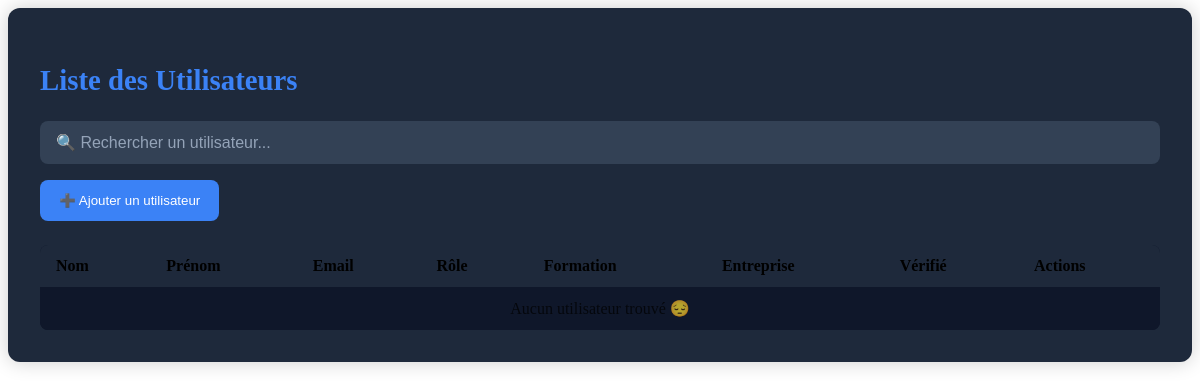
The page /vue/page_admin/Utilisateur.php on the database as committed earlier.
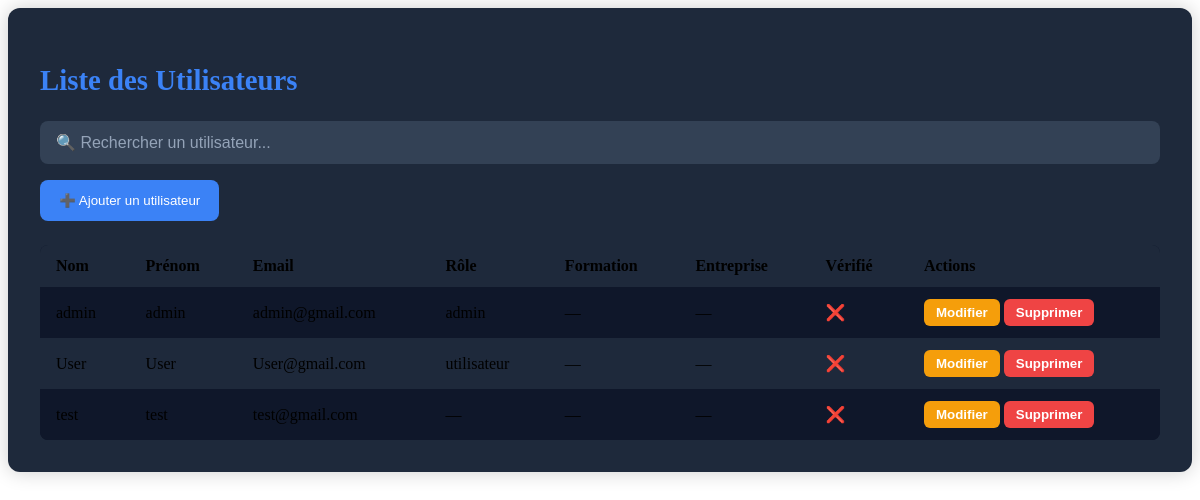
The same page on the database as committed later.
### tables this page shows
CREATE TABLE IF NOT EXISTS `utilisateur` (
  `id_utilisateur` int NOT NULL AUTO_INCREMENT,
  `nom` varchar(100) NOT NULL,
  `prenom` varchar(100) NOT NULL,
  `email` varchar(150) NOT NULL,
  `mdp` varchar(255) NOT NULL,
  `role` varchar(50) DEFAULT 'utilisateur',
  `specialite` varchar(100) DEFAULT NULL,
  `poste` varchar(100) DEFAULT NULL,
  `annee_promo` year DEFAULT NULL,
  `cv` blob,
  `motif_partenariat` text,
  `est_verifie` tinyint(1) DEFAULT '0',
  `ref_entreprise` int DEFAULT NULL,
  `ref_formation` int DEFAULT NULL,
  PRIMARY KEY (`id_utilisateur`),
  KEY `ref_entreprise` (`ref_entreprise`),
  KEY `ref_formation` (`ref_formation`)
);

### src/repository/UtilisateurRepository.php (called while the page is built, shortened)
<?php
class UtilisateurRepository
{
    private $bdd;
    public function __construct()
    {
        $this->bdd = new BDD();
    }
    public function listeUtilisateur()
    {
        $sql = 'SELECT * FROM utilisateur';
        $req = $this->bdd->getBdd()->prepare($sql);
        $req->execute();
        return $req->fetchAll(PDO::FETCH_ASSOC);
    }
}

### src/bdd/BDD.php (called while the page is built)
<?php
class BDD
{
    private $bdd;
    public function __construct()
    {
            $this->bdd = new PDO('mysql:host=localhost;dbname=projetlprs;charset=utf8', 'root', '');
    }
    public function getBDD()
    {
        return $this->bdd;
    }
}

### vue/page_admin/Utilisateur.php (the view, shortened to what this page needs)
<?php
require_once __DIR__ . '/../../src/repository/UtilisateurRepository.php';
require_once __DIR__ . '/../../src/bdd/BDD.php';
$repo = new UtilisateurRepository();
$listeUtilisateurs = $repo->listeUtilisateur();
?>
<div class="admin-container">
    <h2>Liste des Utilisateurs</h2>
    <input type="text" id="search" class="search-bar" placeholder="🔍 Rechercher un utilisateur..." onkeyup="filter()">
    <button class="btn-ajout" onclick="window.location.href='../vue/AjoutUtilisateur.php'">
        ➕ Ajouter un utilisateur
    </button>
    <table>
        <thead>
        <tr>
            <th>Nom</th>
            <th>Prénom</th>
            <th>Email</th>
            <th>Rôle</th>
            <th>Formation</th>
            <th>Entreprise</th>
            <th>Vérifié</th>
            <th>Actions</th>
        </tr>
        </thead>
        <tbody>
        <?php if (!empty($listeUtilisateurs)) : ?>
            <?php foreach ($listeUtilisateurs as $user): ?>
                <tr>
                    <td><?= htmlspecialchars($user['nom']) ?></td>
                    <td><?= htmlspecialchars($user['prenom']) ?></td>
                    <td><?= htmlspecialchars($user['email']) ?></td>
                    <td><?= htmlspecialchars($user['role'] ?? '—') ?></td>
                    <td><?= htmlspecialchars($user['ref_formation'] ?? '—') ?></td>
                    <td><?= htmlspecialchars($user['ref_entreprise'] ?? '—') ?></td>
                    <td><?= ($user['est_verifie'] ?? 0) ? '✅' : '❌' ?></td>
                    <td>
                        <button class="btn-action btn-modifier" onclick="window.location.href='../vue/ModifUtilisateur.php?id=<?= $user['id_utilisateur'] ?>'">Modifier</button>
                        <button class="btn-action btn-supprimer" onclick="if(confirm('Supprimer cet utilisateur ?')) window.location.href='../src/traitement/Utilisateur/TraitementSuppresionUtilisateur.php?id=<?= $user['id_utilisateur'] ?>'">Supprimer</button>
                    </td>
                </tr>
            <?php endforeach; ?>
        <?php else: ?>
            <tr><td colspan="8" style="text-align:center; opacity:0.7;">Aucun utilisateur trouvé 😔</td></tr>
        <?php endif; ?>
        </tbody>
    </table>
</div>

### vue/page_admin/Utilisateur.php (style rules this page uses)
.admin-container { background: #1e293b; color: #f1f5f9; padding: 2rem; border-radius: 12px; box-shadow: 0 0 20px rgba(0,0,0,0.2); max-width: 1200px; margin: 0 auto; }
.admin-container h2 { color: #3b82f6; font-size: 1.8rem; margin-bottom: 1.5rem; }
.search-bar { width: 100%; padding: 0.8rem 1rem; margin-bottom: 1rem; border: none; border-radius: 8px; background: #334155; color: white; font-size: 1rem; }
.search-bar::placeholder { color: #94a3b8; }
.btn-ajout { background: #3b82f6; border: none; color: white; padding: 0.8rem 1.2rem; border-radius: 8px; cursor: pointer; margin-bottom: 1.5rem; transition: 0.2s; }
table { width: 100%; border-collapse: collapse; background: #0f172a; border-radius: 8px; overflow: hidden; }
th, td { text-align: left; padding: 12px 16px; }
thead { background: #1e293b; }
tbody tr:nth-child(odd) { background: #0f172a; }
tbody tr:nth-child(even) { background: #1e293b; }
.btn-action { border: none; padding: 6px 12px; border-radius: 6px; cursor: pointer; font-weight: bold; color: white; transition: 0.2s; }
.btn-modifier { background: #f59e0b; }
.btn-supprimer { background: #ef4444; }

Rows that differ between the two databases and show on the page:
added utilisateur: nom "admin", prenom "admin", email "admin@gmail.com", role "admin", ref_formation "—", ref_entreprise "—"
added utilisateur: nom "User", prenom "User", email "User@gmail.com", role "utilisateur", ref_formation "—", ref_entreprise "—"
added utilisateur: nom "test", prenom "test", email "test@gmail.com", role "—", ref_formation "—", ref_entreprise "—"
Other text that changed with them:
text no longer shown: "Aucun utilisateur trouvé 😔"
